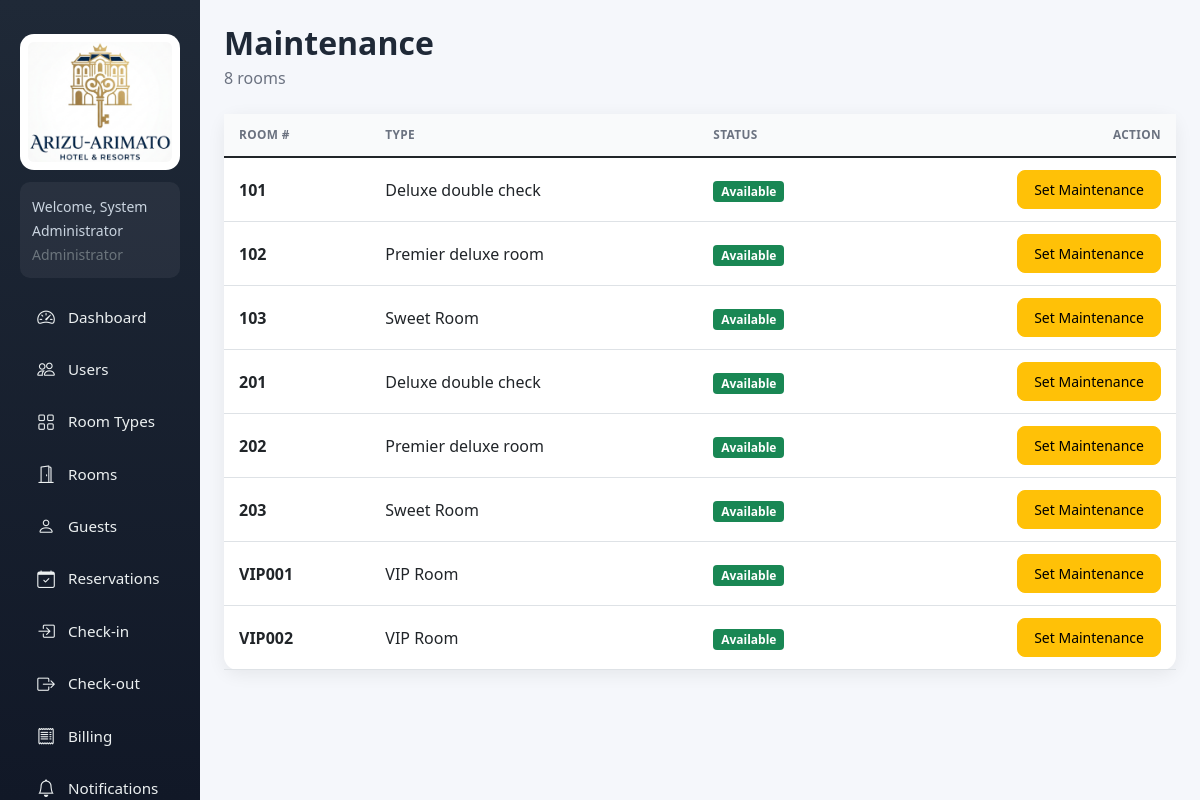
Page /backend/index.php?r=maintenance/index (signed in) on the committed database.
### tables this page shows
CREATE TABLE `rooms` (
  `id` int(11) NOT NULL AUTO_INCREMENT,
  `room_number` varchar(10) NOT NULL,
  `room_type_id` int(11) DEFAULT NULL,
  `floor` int(11) DEFAULT NULL,
  `capacity` int(11) DEFAULT NULL,
  `price_per_night` decimal(10,2) DEFAULT NULL,
  `description` text DEFAULT NULL,
  `status` enum('Available','Reserved','Occupied','Cleaning','Maintenance') DEFAULT 'Available',
  `image` varchar(255) DEFAULT NULL,
  `created_at` timestamp NOT NULL DEFAULT current_timestamp(),
  PRIMARY KEY (`id`),
  UNIQUE KEY `room_number` (`room_number`)
);

CREATE TABLE `room_types` (
  `id` int(11) NOT NULL AUTO_INCREMENT,
  `type_name` varchar(50) NOT NULL,
  `description` text DEFAULT NULL,
  `price_per_night` decimal(10,2) NOT NULL,
  `capacity` int(11) NOT NULL,
  `created_at` timestamp NOT NULL DEFAULT current_timestamp(),
  PRIMARY KEY (`id`)
);

### backend/Core/Controller.php (called while the page is built, shortened)
<?php
abstract class Controller
{
    protected function view($view, array $data = [], $active = '', $pageTitle = '')
    {
        extract($data);
        require __DIR__ . '/../Views/layout/header.php';
        require __DIR__ . '/../Views/' . $view . '.php';
        require __DIR__ . '/../Views/layout/footer.php';
    }
}

### backend/Controllers/MaintenanceController.php (called while the page is built, shortened)
<?php
class MaintenanceController extends Controller
{
    public function __construct()
    {
        $this->room = new Room();
    }
    public function indexAction()
    {
        $rooms = $this->room->all(['status' => '']);
        $mtCount = 0;
        $this->view('maintenance/index', [
            'rooms'   => $rooms,
            'mtCount' => $mtCount,
            'message' => $this->message ?? '',
            'error'   => $this->error ?? '',
        ], 'maintenance', 'Maintenance');
    }
}

### backend/Core/Router.php (called while the page is built, shortened)
<?php
class Router
{
    public function dispatch($route)
    {
        $route = trim($route, '/');
        $parts = explode('/', $route);
        $action = isset($parts[1]) && $parts[1] !== '' ? $parts[1] : 'index';
        $method = $action . 'Action';
        $instance = new $class();
        $instance->$method();
    }
}

### backend/index.php (called while the page is built, shortened)
<?php
require __DIR__ . '/bootstrap.php';
$route = isset($_GET['r']) ? $_GET['r'] : '';
$router = new Router();
$router->dispatch($route);

### backend/bootstrap.php (called while the page is built, shortened)
<?php
require_once __DIR__ . '/config.php';
spl_autoload_register(function ($class) {
    $prefix = 'App\\';
    $relative = substr($class, strlen($prefix));
    $file = __DIR__ . '/' . str_replace('\\', '/', $relative) . '.php';
});

### backend/config.php (called while the page is built, shortened)
<?php
function getDB() {
    static $conn = null;
    if ($conn !== null) return $conn;
    try {
        $conn = new PDO("mysql:host=" . DB_HOST . ";dbname=" . DB_NAME . ";charset=utf8mb4", DB_USER, DB_PASS);
        $conn->setAttribute(PDO::ATTR_ERRMODE, PDO::ERRMODE_EXCEPTION);
        $conn->setAttribute(PDO::ATTR_DEFAULT_FETCH_MODE, PDO::FETCH_ASSOC);
        return $conn;
    } catch(PDOException $e) {
        die("Database connection failed. Please run setup first: <a href='index.php?r=setup/index'>Install</a><br>Error: " . $e->getMessage());
    }
}

### backend/Models/Room.php (called while the page is built, shortened)
<?php
class Room extends Model
{
    public function all(array $with = [])
    {
        $sql = "SELECT r.*, rt.type_name,
                       (SELECT g.full_name FROM check_ins c JOIN guests g ON g.id=c.guest_id
                         WHERE c.room_id=r.id AND c.status='Active' LIMIT 1) occupant
                FROM rooms r LEFT JOIN room_types rt ON r.room_type_id=rt.id";
        $where = [];
        $params = [];
        $sql .= ' ORDER BY r.room_number';
        $stmt = $this->db->prepare($sql);
        $stmt->execute($params);
        return $stmt->fetchAll(PDO::FETCH_ASSOC);
    }
}

### backend/Core/Model.php (called while the page is built, shortened)
<?php
abstract class Model
{
    public function __construct()
    {
        $this->db = getDB();
    }
}

### backend/Views/maintenance/index.php (the view, shortened to what this page needs)
<div class="d-flex justify-content-between align-items-center mb-4">
    <div>
        <h2 class="page-title mb-1">Maintenance</h2>
        <p class="page-subtitle mb-0"><?php echo count($rooms); ?> rooms</p>
    </div>
</div>
<div class="card">
    <div class="card-body p-0">
        <div class="table-responsive">
            <table class="table table-hover align-middle mb-0">
                <thead>
                    <tr>
                        <th>Room #</th>
                        <th>Type</th>
                        <th>Status</th>
                        <th class="text-end">Action</th>
                    </tr>
                </thead>
                <tbody>
                <?php foreach ($rooms as $r): ?>
                    <tr>
                        <td><strong><?php echo htmlspecialchars($r['room_number']); ?></strong></td>
                        <td><?php echo htmlspecialchars($r['type_name'] ?? '—'); ?></td>
                        <td>
                            <span class="badge bg-<?php echo $r['status']==='Maintenance'?'danger':($r['status']==='Available'?'success':'secondary'); ?>">
                                <?php echo htmlspecialchars($r['status']); ?>
                            </span>
                        </td>
                        <td class="text-end">
                            <?php if ($r['status'] === 'Maintenance'): ?>
                                <form method="POST" style="display:inline">
                                    <input type="hidden" name="action" value="clear_maintenance">
                                    <input type="hidden" name="id" value="<?php echo (int)$r['id']; ?>">
                                    <button class="btn btn-sm btn-success">Mark Available</button>
                                </form>
                            <?php else: ?>
                                <form method="POST" style="display:inline" onsubmit="return confirm('Put this room under maintenance?')">
                                    <button class="btn btn-sm btn-warning" <?php echo $r['status']==='Occupied'?'disabled title="Occupied rooms cannot be set to maintenance"':''; ?>>Set Maintenance</button>
                                </form>
                            <?php endif; ?>
                        </td>
                    </tr>
                <?php endforeach; ?>
                </tbody>
            </table>
        </div>
    </div>
</div>

### backend/assets/css/style.css (style rules this page uses)
:root { --sidebar-bg: linear-gradient(180deg, #1f2937, #111827); --primary: #198754; --primary-dark: #157347; --surface: #ffffff; --bg: #f5f7fb; --text: #1f2937; --muted: #6b7280; --border: #e5e7eb; --shadow: 0 4px 18px rgba(0, 0, 0, .07); --radius: 14px; --sidebar-width: 250px; }
* { box-sizing: border-box; }
body { background: var(--bg); color: var(--text); font-family: "Segoe UI", system-ui, -apple-system, sans-serif; margin: 0; overflow-x: hidden; }
.page-title { font-weight: 700; color: var(--text); margin-bottom: 5px; }
.page-subtitle { color: var(--muted); margin-bottom: 20px; }
.card { border: 0; border-radius: var(--radius); box-shadow: var(--shadow); }
.card-body { padding: 20px; }
.btn { border-radius: 8px; font-weight: 500; padding: 8px 16px; }
.table { min-width: 600px; }
.table thead th { text-transform: uppercase; font-size: .74rem; letter-spacing: .03em; color: var(--muted); border-bottom: 1px solid var(--border); white-space: nowrap; padding: 12px 15px; background: #f9fafb; }
.table td, .table th { vertical-align: middle; padding: 12px 15px; }

### rows in the picture
rooms: room_number "101", room_type.type_name "Deluxe double check", status "Available"
rooms: room_number "102", room_type.type_name "Premier deluxe room", status "Available"
rooms: room_number "103", room_type.type_name "Sweet Room", status "Available"
rooms: room_number "201", room_type.type_name "Deluxe double check", status "Available"
rooms: room_number "202", room_type.type_name "Premier deluxe room", status "Available"
rooms: room_number "203", room_type.type_name "Sweet Room", status "Available"
rooms: room_number "VIP001", room_type.type_name "VIP Room", status "Available"
rooms: room_number "VIP002", room_type.type_name "VIP Room", status "Available"

### other values in the picture
$_SESSION['user_name'] "System Administrator"
$_SESSION['user_role'] "Administrator"
$label "Dashboard Users Room Types Rooms Guests Reservations Check-in Check-out Billing Notifications"
count($rooms) "8"
